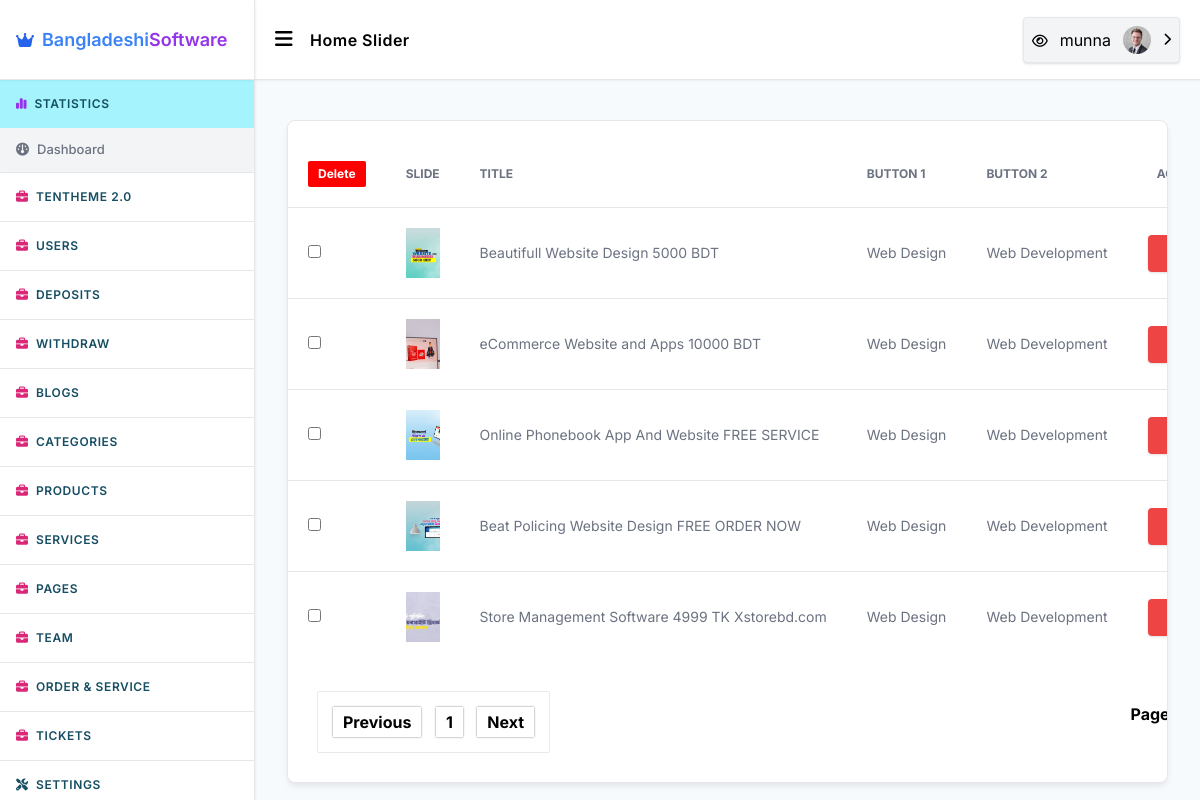
/admin/home-slider.php (signed in), run on the app's committed database.
### tables this page shows
CREATE TABLE `person` (
  `id` int(255) NOT NULL,
  `name` varchar(255) NOT NULL,
  `phone` varchar(300) NOT NULL,
  `address` varchar(255) NOT NULL,
  `email` varchar(255) NOT NULL,
  `password` varchar(255) NOT NULL,
  `role` varchar(255) NOT NULL DEFAULT 'User',
  `file_name` varchar(255) NOT NULL DEFAULT 'avatar.jpg',
  `balance` int(255) NOT NULL,
  `terms` varchar(255) NOT NULL DEFAULT 'Desline',
  `notify` varchar(255) NOT NULL DEFAULT 'New',
  `time` int(255) NOT NULL
);

CREATE TABLE `slider` (
  `id` int(255) NOT NULL,
  `pg_name` varchar(255) NOT NULL,
  `title` varchar(255) NOT NULL,
  `btn1` varchar(255) NOT NULL,
  `btn2` varchar(255) NOT NULL,
  `link1` varchar(255) NOT NULL,
  `link2` varchar(255) NOT NULL,
  `file_name` varchar(255) NOT NULL
);

### admin/config/functions.php (called while the page is built, shortened)
<?php ob_start();
    require('database.php');
    function _fetch($table,$condition){
    global $conn;
    $query = "SELECT * FROM $table WHERE $condition";
    return mysqli_fetch_assoc(mysqli_query($conn,$query));
    }
    function _get($table,$condition){
    global $conn;
    $query = "SELECT * FROM $table WHERE $condition";
    return mysqli_query($conn,$query);
    }
    function _query($table){
    global $conn;
    $query = "$table";
    return mysqli_query($conn,$query);
    }
?>

### admin/home-slider.php (the view, shortened to what this page needs)
<?php include("common/header-sidebar.php");?>
<div class="x_container space-y-10 py-10">
    <div class="flex flex-col rounded-lg shadow-md border border-[
        ] shadow-gray-200 bg-white">
        <div class="overflow-x-auto rounded-lg">
            <div class="inline-block min-w-full align-middle">
                <div class="overflow-auto bg-white">
                  <div style="display:flex;justify-content:space-between">
                  </div>
                  <form action="" method="POST">
                    <table class="min-w-full divide-y divide-gray-200 table-fixed">
                  <thead class="bg-white">
                    <tr>
                      <th scope="col" class="p-4 text-xs font-medium text-left text-gray-500 uppercase lg:p-5">
                        <input name="check" style="background:red;padding:5px 10px;color:#fff;border-radius:2px;" type="submit" value="Delete">
                      </th>
                      <th scope="col" class="p-4 text-xs font-medium text-left text-gray-500 uppercase lg:p-5">Slide</th>
                      <th scope="col" class="p-4 text-xs font-medium text-left text-gray-500 uppercase lg:p-5">Title</th>
                      <th scope="col" class="p-4 text-xs font-medium text-left text-gray-500 uppercase lg:p-5">Button 1</th>
                      <th scope="col" class="p-4 text-xs font-medium text-left text-gray-500 uppercase lg:p-5">Button 2</th>
                      <th scope="col" class="text-center p-4 text-xs font-medium text-left text-gray-500 uppercase lg:p-5"> Actions</th>
                    </tr>
                  </thead>
                  <tbody class="bg-white divide-y divide-gray-200">
                    <?php
                    $pagination = "ON";
                    if (isset($_GET['page_no']) && $_GET['page_no']!="") {
                    $page_no = $_GET['page_no'];} else {$page_no = 1;}
                    $total_records_per_page = 10;
                    $offset = ($page_no-1) * $total_records_per_page;
                    $previous_page = $page_no - 1;
                    $next_page = $page_no + 1;
                    $slider =_query("SELECT * FROM slider WHERE pg_name='index' ORDER BY id DESC LIMIT $offset, $total_records_per_page");
                    $total_records = mysqli_num_rows(_get("slider","pg_name='index'"));
                    $total_no_of_pages = ceil($total_records / $total_records_per_page);
                    $i=0;
                    while($data = mysqli_fetch_assoc($slider)){ $i++
                    ?>
                      <tr class="hover:bg-gray-100">
                        <td class="p-4 text-sm font-normal text-gray-500 whitespace-nowrap lg:p-5">
                          <input name="check_list[]" type="checkbox" value="<?php echo $data['id']?>">
                        </td>
                        <td class="p-4 text-sm font-normal text-gray-500 whitespace-nowrap lg:p-5">
                        <img style="width: 200px;height:50px;object-fit:cover" src="upload/<?php echo $data['file_name']?>" >
                        </td>
                        <td class="p-4 text-sm font-normal text-gray-500 whitespace-nowrap lg:p-5"><?php echo $data['title']?></td>
                        <td class="p-4 text-sm font-normal text-gray-500 whitespace-nowrap lg:p-5"><?php echo $data['btn1']?></td>
                        <td class="p-4 text-sm font-normal text-gray-500 whitespace-nowrap lg:p-5"><?php echo $data['btn2']?></td>
                        <td class="text-center p-4 space-x-2 whitespace-nowrap lg:p-5">
                          <a href="edit-slider.php?src=home-slider&&table=slider&&id=<?php echo $data['id']?>" class="popup_show btn bg-red-500 w-fit text-white">Edit</a>
                        </td>
                      </tr>
                      <?php }?>
                    </tbody>
                  </table>
                </form>
                <?php if(isset($pagination)){?>
                <div style="padding:20px 10px;">
              <div style="display:flex;justify-content:space-between;padding:10px 20px;">
                  <div class="paginations">
                    <ul>
                      <li <?php if($page_no <= 1){ echo "class=''"; } ?>>
                      <a <?php if($page_no > 1){ echo "href='?page_no=$previous_page'"; } ?>>Previous</a>
                      </li>
                        <?php
                      if ($total_no_of_pages <= 10){
                        for ($counter = 1; $counter <= $total_no_of_pages; $counter++){
                          if ($counter == $page_no) {
                          echo "<li class=''><a>$counter</a></li>";
                            }else{
                              echo "<li><a href='?page_no=$counter'>$counter</a></li>";
                            }
                            }
                      }
                    ?>
                      <li <?php if($page_no >= $total_no_of_pages){ echo "class='disabled'"; } ?>>
                      <a <?php if($page_no < $total_no_of_pages) { echo "href='?page_no=$next_page'"; } ?>>Next</a>
                      </li>
                    </ul>
                  </div>
                  <div class="page_of">
                    <div><strong>Page <?php echo $page_no." of ".$total_no_of_pages; ?></strong></div>
                  </div>
                </div>
                <?php }?>
                    </div>
                </div>
            </div>
        </div>
    </div>
</div>
</div>
</main>
</body>
</html>

### admin/common/header-sidebar.php (shortened to what this page needs)
  <?php include("config/functions.php");
    if(isset($_SESSION['person_id'])){
      $id = $_SESSION['person_id'];
    }elseif(isset($_COOKIE['person_id'])){
    $id = $_COOKIE['person_id'];
    }else{
    $id = 0;
    }
    $person = _fetch("person","id=$id");
?>
<!DOCTYPE html>
<html lang="en">
<head>
  <link href="https://cdnjs.cloudflare.com/ajax/libs/summernote/0.8.12/summernote-lite.css" rel="stylesheet" />
  <link rel="stylesheet" href="css/styles.css">
  <link rel="stylesheet" href="css/custom.css">
</head>
<body>
  <main class="flex p-0 m-0 justify-between w-full h-screen overflow-hidden">
  <div id="sidebar"
      class="sidebar transition-all w-[0px] min-w-[0px] lg:min-w-[255px] lg:w-[255px] h-screen overflow-auto bg-white border-r shadow sidebar fixed lg:relative inset-y-0 left-0"
      style="z-index: 99;">
      <div
        class="flex items-center justify-between px-4 gap-x-2 h-20 border-b shadow-sm sticky top-0 left-0 bg-white z-50">
        <a class="flex items-center justify-between gap-x-2 active" href="./">
          <p class="text-blue-600"> <i class="fa-solid fa-crown"></i> </p>
          <p class="flex items-center justify-center"><span
              class="font-semibold text-lg text-blue-500">Bangladeshi</span><span
              class="font-semibold text-lg text-purple-600">Software</span></p>
        </a>
      </div>
      <div class="sidebar_item overflow-hidden">
        <button class="ds_title active" data-ref="STATISTICS">
          <span class="text-xs transition-all text-purple-600"><i class="fa-solid fa-chart-simple"></i></span>
          <span class="tracking-wider block">STATISTICS</span>
        </button>
        <ul class="ds_ul transition-all" data-ref="STATISTICS">
          <li>
            <a class="active" href="./index.php">
              <i class="fa-solid fa-gauge"></i>
              <span>Dashboard</span>
            </a>
          </li>
        </ul>
      </div>
      <hr class="my-0">
           <div class="sidebar_item overflow-hidden">
        <button class="ds_title" data-ref="tentheme"><span class="text-xs transition-all text-pink-600">
          <i class="fa-solid fa-briefcase"></i></span><span class="tracking-wider block">Tentheme 2.0</span>
        </button>
      </div>
      <hr class="my-0">
        <div class="sidebar_item overflow-hidden">
        <button class="ds_title" data-ref="user"><span class="text-xs transition-all text-pink-600"><i
              class="fa-solid fa-briefcase"></i></span><span class="tracking-wider block">Users</span>
        </button>
      </div>
      <hr class="my-0">
      <div class="sidebar_item overflow-hidden">
        <button class="ds_title" data-ref="deposits"><span class="text-xs transition-all text-pink-600"><i
              class="fa-solid fa-briefcase"></i></span><span class="tracking-wider block">Deposits</span>
        </button>
      </div>
      <hr class="my-0">
      <div class="sidebar_item overflow-hidden">
        <button class="ds_title" data-ref="withdraw"><span class="text-xs transition-all text-pink-600"><i
              class="fa-solid fa-briefcase"></i></span><span class="tracking-wider block">Withdraw</span>
        </button>
      </div>
      <hr class="my-0">
      <div class="sidebar_item overflow-hidden">
        <button class="ds_title" data-ref="blog"><span class="text-xs transition-all text-pink-600"><i
              class="fa-solid fa-briefcase"></i></span><span class="tracking-wider block">Blogs</span>
        </button>
      </div>
      <hr class="my-0">
      <div class="sidebar_item overflow-hidden">
        <button class="ds_title" data-ref="category"><span class="text-xs transition-all text-pink-600"><i
              class="fa-solid fa-briefcase"></i></span><span class="tracking-wider block">Categories</span>
        </button>
      </div>
      <hr class="my-0">
      <div class="sidebar_item overflow-hidden">
        <button class="ds_title" data-ref="product"><span class="text-xs transition-all text-pink-600"><i
              class="fa-solid fa-briefcase"></i></span><span class="tracking-wider block">Products</span>
        </button>
      </div>
      <hr class="my-0">
      <div class="sidebar_item overflow-hidden">
        <button class="ds_title" data-ref="service"><span class="text-xs transition-all text-pink-600"><i
              class="fa-solid fa-briefcase"></i></span><span class="tracking-wider block">Services</span>
        </button>
      </div>
      <hr class="my-0">
      <div class="sidebar_item overflow-hidden">
        <button class="ds_title" data-ref="page"><span class="text-xs transition-all text-pink-600"><i
              class="fa-solid fa-briefcase"></i></span><span class="tracking-wider block">Pages</span>
        </button>
      </div>
      <hr class="my-0">
            <div class="sidebar_item overflow-hidden">
        <button class="ds_title" data-ref="team"><span class="text-xs transition-all text-pink-600"><i
              class="fa-solid fa-briefcase"></i></span><span class="tracking-wider block">Team</span>
        </button>
      </div>
      <hr class="my-0">
            <div class="sidebar_item overflow-hidden">
        <button class="ds_title" data-ref="order"><span class="text-xs transition-all text-pink-600"><i
              class="fa-solid fa-briefcase"></i></span><span class="tracking-wider block">Order & Service</span>
        </button>
      </div>
      <hr class="my-0">
      <div class="sidebar_item overflow-hidden">
        <button class="ds_title" data-ref="Ticket"><span class="text-xs transition-all text-pink-600">
          <i class="fa-solid fa-briefcase"></i></span><span class="tracking-wider block">Tickets</span>
        </button>
      </div>
      <hr class="my-0">
      <div class="sidebar_item overflow-hidden">
        <a href="./settings.php" class="ds_title hidden md:flex" data-ref="SETTINGS">
          <span class="text-xs transition-all"><i class="fa-solid fa-screwdriver-wrench"></i></span>
          <span class="tracking-wider block">SETTINGS</span>
        </a>
      </div>
    </div>
    <div class="w-full h-screen overflow-auto">
      <header class="h-20 bg-white z-40 sticky top-0 left-0 right-0 shadow-sm border-b">
        <div class="h-full flex items-center relative justify-between px-5 xl:px-10">
          <div class="text-xl font-semibold tracking-wide capitalize space-x-3">
            <button id="sidebar_toggler">
              <i class="fa-solid fa-bars"></i>
            </button>
            <span class="hidden sm:inline-block capitalize page_title">Dashboard</span></div>
          <div class="flex items-center justify-center gap-x-3 sm:gap-x-4">
            <div class="relative w-fit z-50"><button type="button"
                class="header_options_toggler w-full p-2 rounded bg-gray-100 shadow border flex items-center justify-center gap-x-3">
                <a class="pr-1" target="_blank" href="../index.php">
                  <span class="text-sm font-medium"><i class="fa fa-eye"></i></span></a>
                <span><?php echo $person['name']?></span><img class="h-7 w-7 rounded-full"
                  src="upload/<?php echo $person['file_name']?>"> <small class="header_options_icon transition-all transform"><i
                    class="fa-solid fa-chevron-right"></i></small>
              </button>
            </div>
          </div>
        </div>
      </header>

### admin/home-slider.php (style rules this page uses)
.paginations>ul { box-shadow: 0 0 1px gray;margin: 0;padding: 10px; }
.paginations>ul>li { list-style: none;display: inline-block;line-height: 2.5; }
.paginations>ul>li>a { padding: 5px 10px;margin:5px;background: #fff;font-weight: bolder;box-shadow: 0px 0px 2px gray; }
.page_of { padding-top: 10px; }

### data on the page
person: name "munna", file_name (picture)
slider: file_name (picture), title "Beautifull Website Design 5000 BDT", btn1 "Web Design", btn2 "Web Development"
slider: file_name (picture), title "eCommerce Website and Apps 10000 BDT", btn1 "Web Design", btn2 "Web Development"
slider: file_name (picture), title "Online Phonebook App And Website FREE SERVICE", btn1 "Web Design", btn2 "Web Development"
slider: file_name (picture), title "Beat Policing Website Design FREE ORDER NOW", btn1 "Web Design", btn2 "Web Development"
slider: file_name (picture), title "Store Management Software 4999 TK Xstorebd.com", btn1 "Web Design", btn2 "Web Development"
